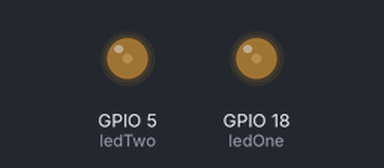
The program below on a simulated ESP32. Parts: output pins drawn as LEDs (lit = HIGH). What the program prints to the serial monitor is not drawn.

Above: at 0.05 s.
At 2.05 s:
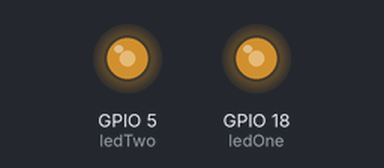
At 4.05 s:
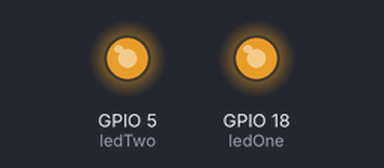
At 8.1 s:
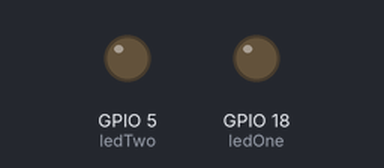
Timing chart, 0 to 10.5 s (numbered marks = the images above):
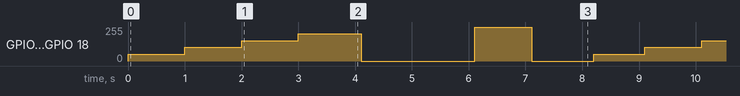

Measured:
- by itself, GPIO 5 (ledTwo), GPIO 18 (ledOne): repeats every 8.1 s: 102/255 1.0 s, 153/255 1.0 s, 204/255 1.1 s, 0/255 2.0 s, 255/255 1.0 s, 0/255 1.1 s, 51/255 0.90 s

The program:

main.cpp
```cpp
/*
Questioin from reactLabs :

1. Set up LEDs on pin GPIO18 and GPIO5 using the wowki simulator
2. Turn pins GPIO18 and GPIO5 into PWM pins
3. Gradually Increase brightness on these LEDs from zero to max voltage over 5 seconds (20% brightness after 1 second, 40% brightness after 2 seconds, and so on).
   Both pins should have equal brightness at all times
4. Turn off LEDs for 2 seconds
5. Increase to full brightness over 1 second (50% brightness after 0.5 second)
6. Repeat steps 3-5 four times
7. Permanently turn off
(https://wokwi.com/projects/new/esp32)

Answer : WOKWI link -> https://wokwi.com/projects/339506741430452818

code :
  using platform.io, in vscode
  posted the code in github -> https://github.com/segin-GH/Embedded-codes/blob/main/ESP_/blinky/src/main.cpp

*/
// including all headers
#include <Arduino.h>


const int ledOne = 18;
const int ledTwo = 5;
const long interval = 100;
int ledstate = LOW;
unsigned long prevtime = 0;
int numTimesLooped = 0;
double timeCount = 1;

void ledlightingSequence();


void setup()
{
  pinMode(ledOne, OUTPUT);
  pinMode(ledTwo, OUTPUT);
  Serial.begin(9600);
}

void loop()
{
  while (numTimesLooped < 4)
  {
    ledlightingSequence();
  }
  analogWrite(ledOne,LOW);
  analogWrite(ledTwo,LOW);

}

void ledlightingSequence()
{
  unsigned long currtime = millis();
  if (currtime - prevtime >= interval)
  {
    prevtime += interval;
    timeCount = timeCount + .10;
  }

  if (timeCount <= 5)
  {
    int mapVal = map(timeCount, 0, 5, 0, 255);
    analogWrite(ledOne, mapVal);
    analogWrite(ledTwo, mapVal);


  }
  if (timeCount > 5 && timeCount < 7)
  {
    analogWrite(ledOne, LOW);
    analogWrite(ledTwo, LOW);

  }

  if (timeCount > 7 && timeCount < 8)
  {
    int mapVal = map(timeCount, 0, 1, 0, 255);
    analogWrite(ledOne, mapVal);
    analogWrite(ledTwo, mapVal);

  }

  Serial.println(timeCount);

  if (timeCount > 8)
  {
    timeCount = 0;
    numTimesLooped++;
  }


}
```
